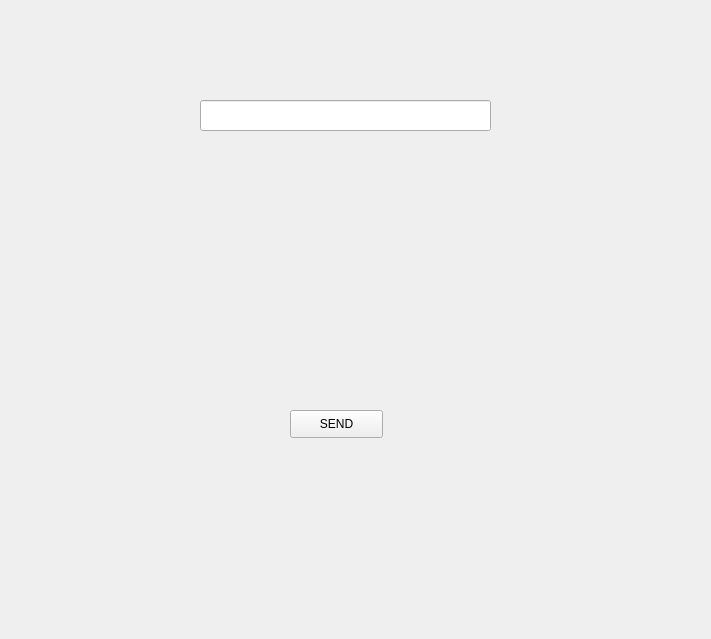
<?xml version="1.0" encoding="UTF-8"?>
<ui version="4.0">
 <class>COTANGENTAClass</class>
 <widget class="QWidget" name="COTANGENTAClass">
  <property name="geometry">
   <rect>
    <x>0</x>
    <y>0</y>
    <width>711</width>
    <height>639</height>
   </rect>
  </property>
  <property name="windowTitle">
   <string>COTANGENTAClass</string>
  </property>
  <widget class="QLineEdit" name="send_mess">
   <property name="geometry">
    <rect>
     <x>200</x>
     <y>100</y>
     <width>291</width>
     <height>31</height>
    </rect>
   </property>
  </widget>
  <widget class="QLabel" name="receive_mess">
   <property name="geometry">
    <rect>
     <x>180</x>
     <y>180</y>
     <width>311</width>
     <height>191</height>
    </rect>
   </property>
   <property name="text">
    <string/>
   </property>
  </widget>
  <widget class="QPushButton" name="button">
   <property name="geometry">
    <rect>
     <x>290</x>
     <y>410</y>
     <width>93</width>
     <height>28</height>
    </rect>
   </property>
   <property name="text">
    <string>SEND</string>
   </property>
  </widget>
 </widget>
 <layoutdefault spacing="6" margin="11"/>
 <resources/>
 <connections/>
</ui>
